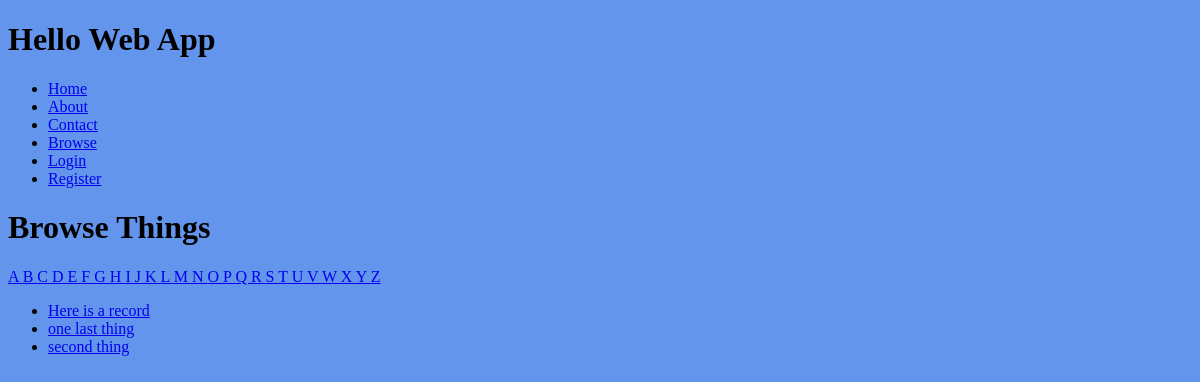
The page /browse/name/ on the database as committed earlier.
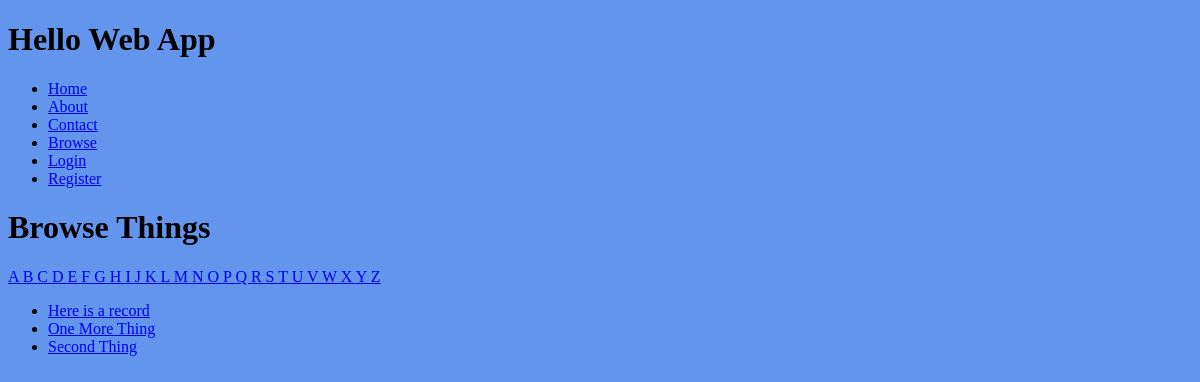
The same page on the database as committed later.
### collection/models.py (models this page shows)
class Thing(models.Model):
    name = models.CharField(max_length = 255)
    description = models.TextField()
    slug = models.SlugField(unique = True)
    user = models.OneToOneField(User, on_delete=models.CASCADE,
                            blank = True, null = True)

### collection/views.py (the view)
# urls.py: path('browse/name/', views.browse_by_name, name = 'browse'),
def browse_by_name(request, initial = None):
    if initial:
        things = Thing.objects.filter(
        name__istartswith = initial).order_by('name')
    else:
        things = Thing.objects.all().order_by('name')
    return render(request, 'search/search.html', {
        'things': things,'initial': initial,
})

### collection/templates/search/search.html (shortened to what this page needs)
{% extends 'base.html' %}
{% block content %}
    <h1>
        Browse Things
    </h1>
        {% for letter in 'abcdefghijklmnopqrstuvwxyz' %}
            <a href="{% url 'browse_by_name' initial=letter %}"
                {% if initial == letter %}class="active"{% endif %}>
                {{ letter|upper }}
            </a>
        {% endfor %}
        <ul>
    {% for thing in things %}
        <li><a href="{% url 'thing_detail' slug=thing.slug %}">
            {{ thing.name }}
        </a></li>
        {% empty %}
        <li>Sorry, no results!</li>
        {% endfor %}
    </ul>
{% endblock content %}

Rows that differ between the two databases and show on the page:
changed Thing: name "one last thing" → "One More Thing"
changed Thing: name "second thing" → "Second Thing"
